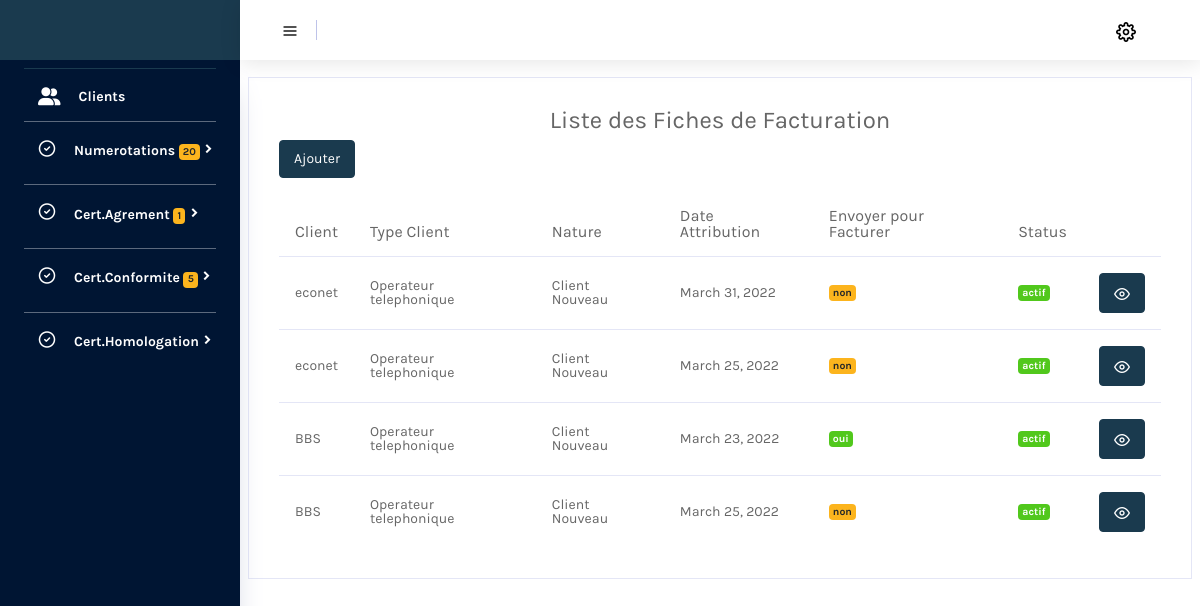
Page /liste_fiche_facturation_numero/ (signed in) on the earlier database version.
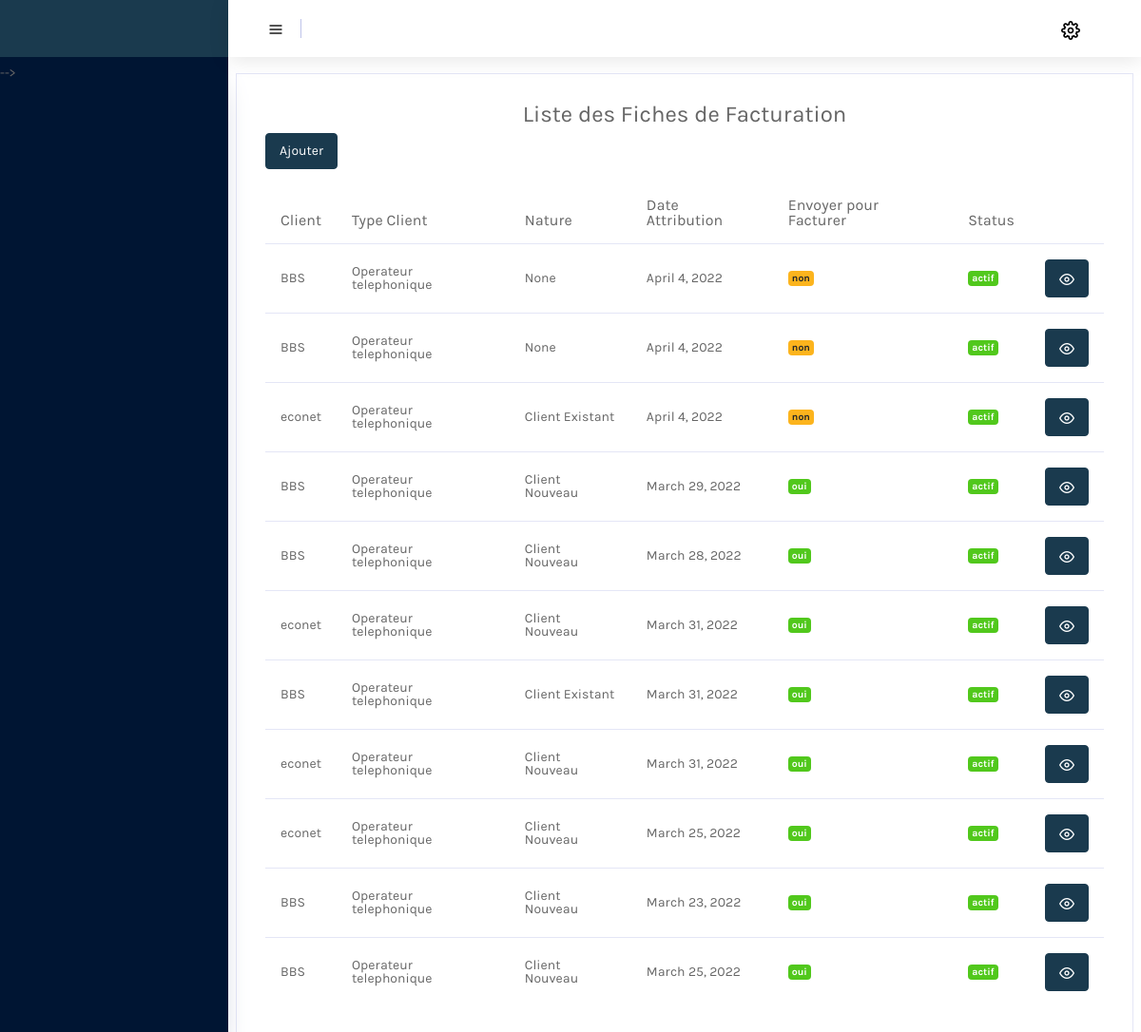
Same page on the later database version.
### gestionclient/models.py (models this page shows, shortened)
class FF_Numero(models.Model):
    NATURE = (
        ('Client Nouveau','Client Nouveau'),
        ('Client Existant','Client Existant'),
    )
    client  = models.ForeignKey(Client,on_delete=models.PROTECT)
    q_pq = models.IntegerField(null=True,default= 0)
    q_ordinaire = models.IntegerField(null=True,default= 0)
    q_ussd = models.IntegerField(null=True,default= 0)
    q_mnemonique = models.IntegerField(null=True,default= 0)
    q_mnc = models.IntegerField(null=True,default= 0)
    q_nspc = models.IntegerField(null=True,default= 0)
    q_ispc = models.IntegerField(null=True,default= 0)
    q_cpti = models.IntegerField(null=True,default= 0)
    RN_etudeDossier = models.BooleanField(default= False)
    RN_fraisGestion = models.BooleanField(default= False)
    RN_redevanceAnn = models.BooleanField(default= False)
    FS_etudeDossier = models.BooleanField(default= False)
    FS_agreEquipe = models.BooleanField(default= False)
    FS_autoARCT = models.BooleanField(default= False)
    nature = models.CharField(max_length=200,  null=True, choices=NATURE)
    periode = models.IntegerField(null=True,default= 0)
    facturer = models.CharField(max_length=200, null=True, default='non')
    efacturer = models.CharField(max_length=200, null=True, default='non')
    etat = models.CharField(max_length=200, null=True, default='actif')
    dateAtri = models.DateField(auto_now= True, null= True)
    observation = models.TextField(max_length= 300,null=True,default='-')

class Client(models.Model):
    TYPE = (
        ('Autre','Autre'),
        ('FAI','FAI'),
        ('FSVA','FSVA'),
        ('Public','Public'),
        ('Operateur telephonique','Operateur telephonique'),
    )
    type = models.CharField(max_length=200,  null=True, choices=TYPE)
    nom = models.CharField(max_length=200,  null=False)
    adresse = models.CharField(max_length=200,  null=True)
    téléphone = models.CharField(max_length=200,  null=True)
    fax = models.CharField(max_length=200,  null=True)
    email = models.CharField(max_length=200,  null=True)
    siteweb = models.CharField(max_length=200,  null=True)
    boite_postale = models.CharField(max_length=200,  null=True)
    nif = models.CharField(max_length=200,  null=False)
    status = models.CharField(max_length=200, default= "actif",  null=False)

### gestionclient/views.py (the view)
# urls.py: path('liste_fiche_facturation_numero/', views.ListeFFNumero,name='ListeFFNumero'),
@login_required(login_url='login_page')
def ListeFFNumero(request):
    context = {
        'FF_numeros': FF_Numero.objects.all().filter(etat = 'actif').order_by('-id'),
        'today':date.today(),
    }
    return render(request,'gestionclient/FF_numero/ListeFFNumero.html',context)

### gestionclient/views.py (called while the page is built)
def etatNum():
    numeros = NumeroCourt.objects.filter( etat = 'actif').exclude( periode = 0)
    today = date.today()
    for numero in numeros:
        delais = today - numero.dateAtri
        if delais.days > numero.periode:
            numero.etat = 'deactif'
            numero.save()

### gestionclient/templates/gestionclient/FF_numero/ListeFFNumero.html
{%  extends 'gestionclient/base.html' %}
{% block content %}
<div class="row">
    <div class="col-lg-12 grid-margin">
        <br>
        <div class="card">
            <div class="card-body">
                <div class="d-flex justify-content-center">
                   <h4>Liste des Fiches de Facturation</h4>
                </div>
                <p class="card-description">
                <a href="{% url 'ListeCli' %}"><button type="button" class="btn btn-primary">Ajouter</button></a>
                  </p>
                <div class="table-responsive">
                <table class="table table-hover">
                    <thead>
                    <tr>
                        <th>Client</th>
                        <th>Type Client</th>
                        <th>Nature</th>
                        <th>Date Attribution</th>
                        <th>Envoyer pour Facturer</th>
                        <th>Status</th>
                        <th colspan="5"></th>
                    </tr>
                    </thead>
                    <tbody>
                    {% if FF_numeros %}
                    {% for FF_numero in FF_numeros %}
                    <tr>
                        <td>{{ FF_numero.client.nom }}</td>
                        <td>{{ FF_numero.client.type }}</td>
                        <td>{{ FF_numero.nature }}</td>
                        <td>{{ FF_numero.dateAtri }}</td>
                        {% if FF_numero.facturer == 'oui' %}
                        <td><label class="badge badge-success" >{{ FF_numero.facturer }}</label></td>
                        {% else %}
                        <td><label class="badge badge-warning" >{{ FF_numero.facturer }}</label></td>
                        {% endif %}
                        {% if FF_numero.etat == 'actif' %}
                        <td><label class="badge badge-success" >{{ FF_numero.etat }}</label></td>
                        {% else %}
                        <td><label class="badge badge-warning" >{{ FF_numero.etat }}</label></td>
                        {% endif %}
                        <td>
                            <a href="{% url 'detailsFFNumero' FF_numero.id  %}"><button type="button" class="btn btn-primary" ><i class="icon-eye"></i></button></a>
                        </td>
                    </tr>
                    {% endfor %}
                    {% else %}
                            <h2>Pas de certificat</h2>
                    {% endif %}
                    </tbody>
                </table>
                </div>
            </div>
        </div>
    </div>
</div>
{% endblock %}

Differences in the rows shown:
added FF_Numero: client.nom "BBS", client.type "Operateur telephonique", nature "None", dateAtri "April 4, 2022", facturer "non", etat "actif"
added FF_Numero: client.nom "BBS", client.type "Operateur telephonique", nature "None", dateAtri "April 4, 2022", facturer "non", etat "actif"
added FF_Numero: client.nom "econet", client.type "Operateur telephonique", nature "Client Existant", dateAtri "April 4, 2022", facturer "non", etat "actif"
added FF_Numero: client.nom "BBS", client.type "Operateur telephonique", nature "Client Nouveau", dateAtri "March 29, 2022", facturer "oui", etat "actif"
added FF_Numero: client.nom "BBS", client.type "Operateur telephonique", nature "Client Nouveau", dateAtri "March 28, 2022", facturer "oui", etat "actif"
added FF_Numero: client.nom "econet", client.type "Operateur telephonique", nature "Client Nouveau", dateAtri "March 31, 2022", facturer "oui", etat "actif"
added FF_Numero: client.nom "BBS", client.type "Operateur telephonique", nature "Client Existant", dateAtri "March 31, 2022", facturer "oui", etat "actif"
changed FF_Numero (number 8 of 11 on the later page): facturer "non" → "oui"
changed FF_Numero (number 9 of 11 on the later page): facturer "non" → "oui"
changed FF_Numero (number 11 of 11 on the later page): facturer "non" → "oui"
Other differences:
{{ totalnum }}: "20" → (not shown)
{{ agrements }}: "1" → (not shown)
{{ confor }}: "5" → (not shown)
text no longer shown: "Clients Numerotations Cert.Agrement Cert.Conformite Cert.Homologation"
